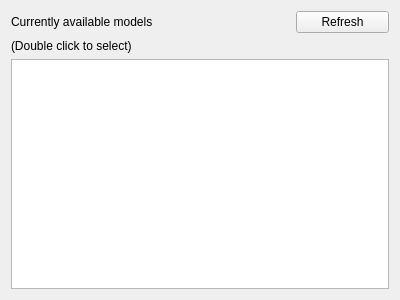
<?xml version="1.0" encoding="UTF-8"?>
<ui version="4.0">
 <class>SelectModel</class>
 <widget class="QWidget" name="SelectModel">
  <property name="geometry">
   <rect>
    <x>0</x>
    <y>0</y>
    <width>400</width>
    <height>300</height>
   </rect>
  </property>
  <property name="windowTitle">
   <string>Form</string>
  </property>

  <layout class="QHBoxLayout" name="horizontalLayout_2">
   <item>
    <layout class="QVBoxLayout" name="verticalLayout">

     <item>
      <layout class="QHBoxLayout" name="horizontalLayout" stretch="3,1">
       <item>
        <widget class="QLabel" name="currentlyLoadedLabel">
         <property name="text">
          <string>Currently available models</string>
         </property>
        </widget>
       </item>
       <item>
        <widget class="QPushButton" name="refreshButton">
         <property name="text">
          <string>Refresh</string>
         </property>
        </widget>
       </item>
      </layout>
     </item>

     <item>
      <layout class="QHBoxLayout" name="horizontalLayout_56" stretch="3,1">
       <item>
        <widget class="QLabel" name="clickToSelectLabel">
         <property name="text">
          <string>(Double click to select)</string>
         </property>
        </widget>
       </item>
      </layout>

       </item>


     <item>
      <widget class="QListWidget" name="modelsList"/>
     </item>

    </layout>

   </item>

  </layout>

 </widget>
 <resources/>
 <connections/>
</ui>
